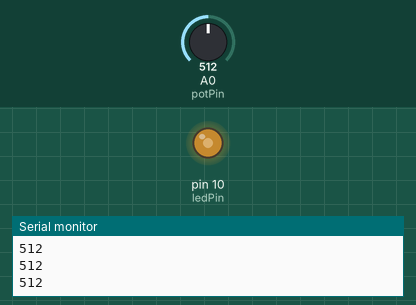
Recording of a sketch running on a simulated Arduino Uno, built with avr-gcc and run on an emulated ATmega328P. On the bench: output pins drawn as LEDs (lit = HIGH), the last lines printed to the serial monitor. Inputs (shaded band) come from the test bench; at power-on: A0 (potPin) = 512.

Above: at 1.2 s.
1.3 s: A0 (potPin) set to 716
At 1.7 s:
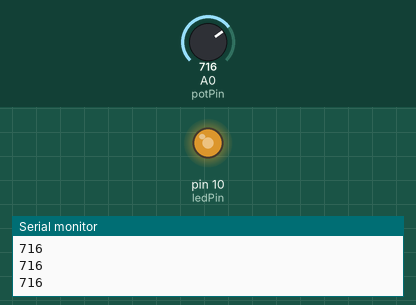
2.8 s: A0 (potPin) set to 900
At 4.0 s:
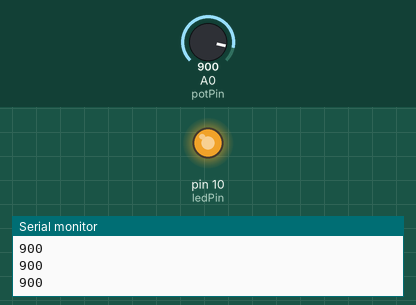
4.3 s: A0 (potPin) set to 122
At 5.2 s:
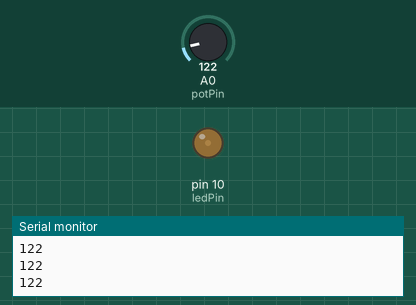
5.8 s: A0 (potPin) set to 0
At 6.4 s:
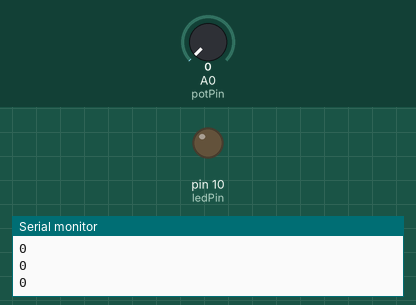
Timing chart, 0 to 8.3 s (numbered marks = the images above; inputs shaded):
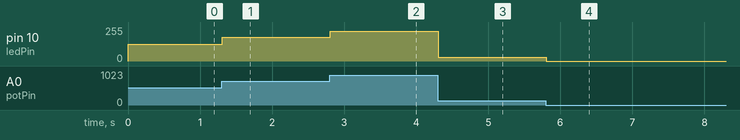

The sketch:

Zadatak17.ino
```cpp
int ledPin=10;
int potPin=A0;
int led_value=0;
int pot_value=0;

int buttonState=0;

void setup() {
 Serial.begin(9600);
 pinMode(ledPin,OUTPUT);
 pinMode(potPin,INPUT);

}

void loop() {
  pot_value=analogRead(potPin);
  Serial.println(pot_value);
  led_value=map(pot_value,0,1023,0,254);
  analogWrite(ledPin,led_value);

}
```

Measured:
- after the input at 1.3 s, pin 10 (ledPin): 127/255 → 177/255 at once
- after the input at 2.8 s, pin 10 (ledPin): 177/255 → 223/255 at once
- after the input at 4.3 s, pin 10 (ledPin): 223/255 → 30/255 at once
- after the input at 5.8 s, pin 10 (ledPin): 30/255 → 0/255 at once
